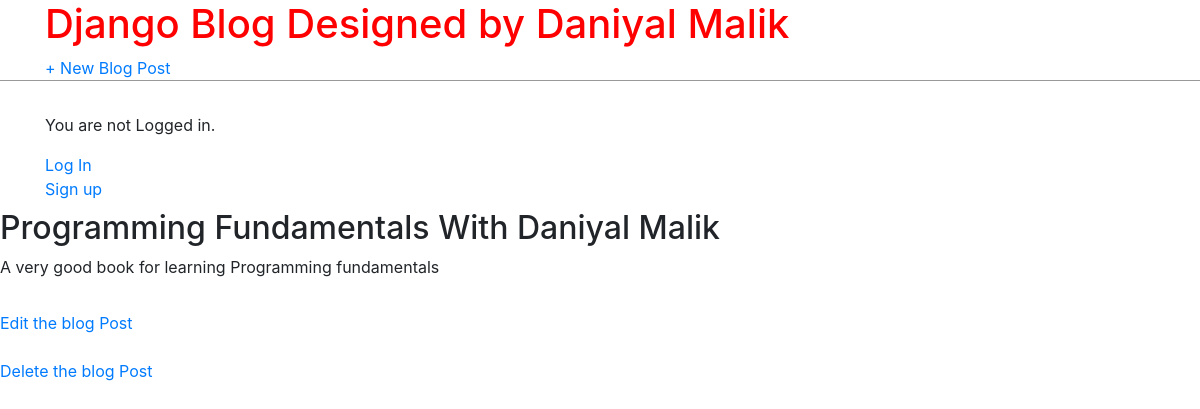
The app's page /post/2/ with its own data.
### blog/models.py (models this page shows, shortened)
class Post(models.Model):
    title  = models.CharField(max_length=200)
    author=models.ForeignKey('auth.User',on_delete=models.CASCADE)
    body = models.TextField()

### blog/views.py (the view)
# urls.py: path("post/<int:pk>/", BlogDetailView.as_view(), name="post_detail"),
class BlogDetailView(DetailView):
    model=Post
    template_name="postdetail.html"

### templates/postdetail.html
{% extends "base.html" %}
{% block content %}
  <div class="post-entry">
      <h2>{{ object.title }}</h2>
      <p>{{ object.body }}</p>
  </div>
  <a href="{% url 'post_edit' post.pk %}">Edit the blog Post</a>
  <br><br>
  <a href="{% url 'post_delete' post.pk %}">Delete the blog Post</a>
{% endblock content %}

### static/css/base.css (style rules this page uses)
body { font-family:'Franklin Gothic Medium', 'Arial Narrow', Arial, sans-serif; font-size:18px; }
.post-entry { margin-bottom: 2rem; }
.post-entry h2 { margin:0.5rem 0; }
.post-entry p { margin:0; font-weight: 400; }

### records on screen
Post: title "Programming Fundamentals With Daniyal Malik", body "A very good book for learning Programming fundamentals"
